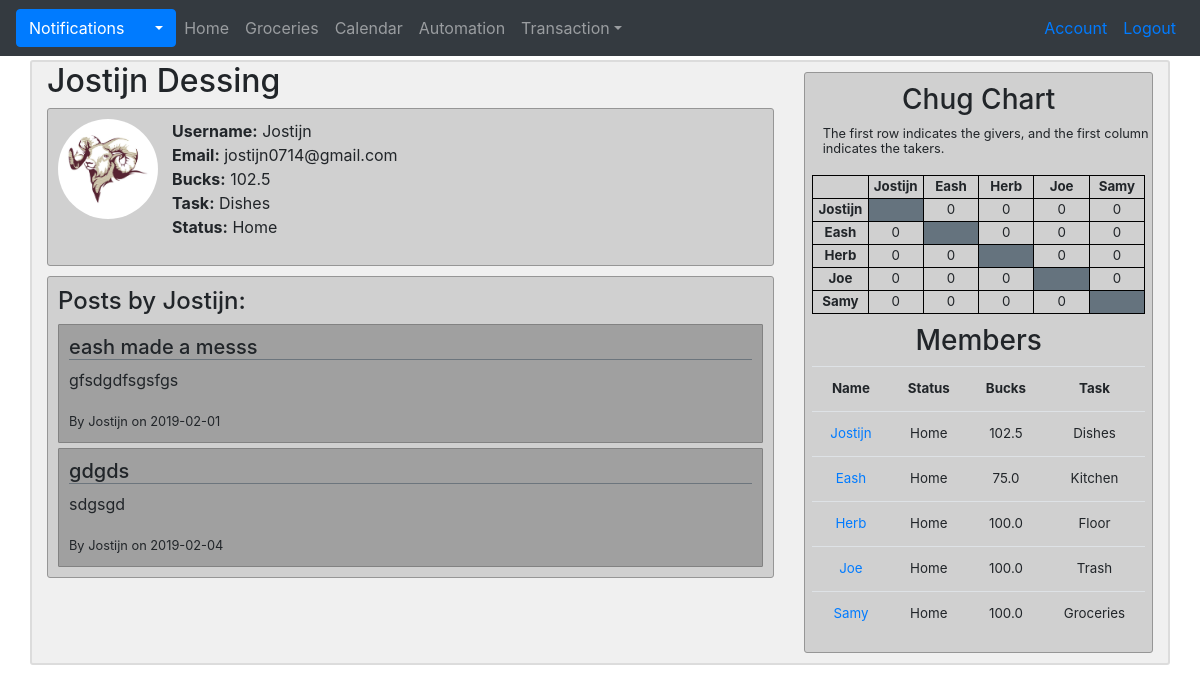
The app's page /user/Jostijn (signed in), older data.
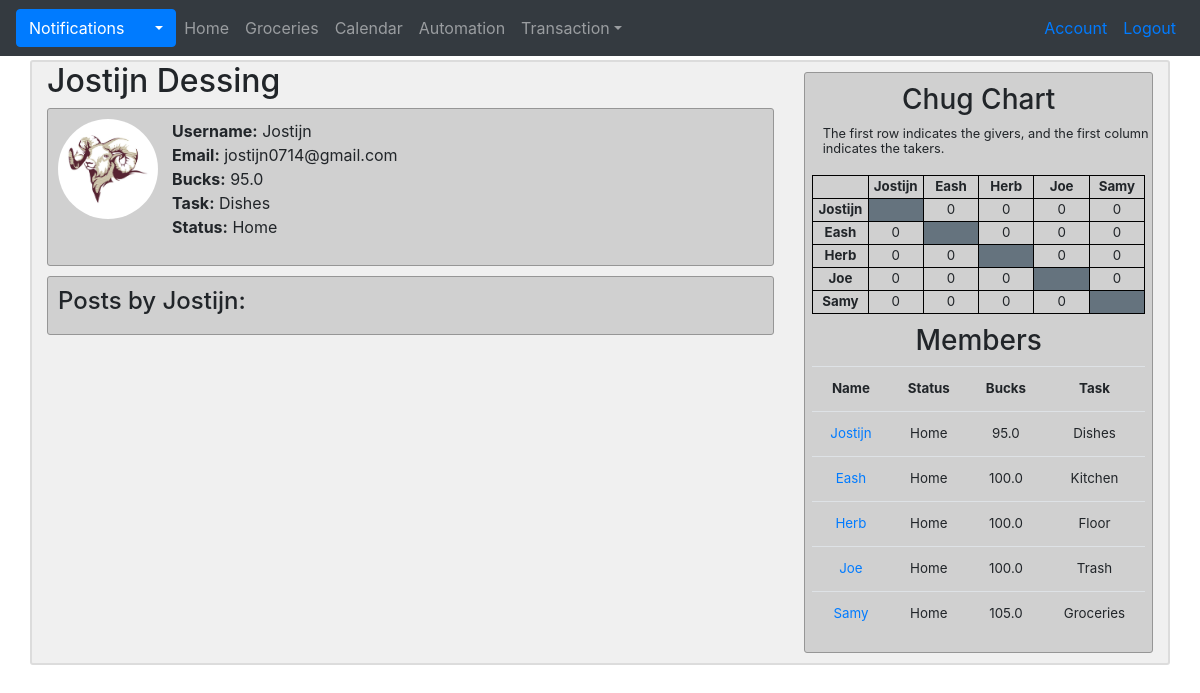
The same page, newer data.
### G_app/models.py (models this page shows, shortened)
class User(db.Model, UserMixin):
    id = db.Column(db.Integer, primary_key = True)
    username = db.Column(db.String(20), unique=True, nullable=False)
    name = db.Column(db.String, nullable=False)
    email = db.Column(db.String(120), unique=True, nullable=False)
    image = db.Column(db.String(20), nullable=False, default='default.jpg')
    password = db.Column(db.String(60), nullable=False)
    status = db.Column(db.String, nullable=False)
    bucks = db.Column(db.Float, nullable=False)
    task = db.Column(db.String, nullable=False)
    done_weekly_vote = db.Column(db.Boolean, nullable=False, default=False)
    posts = db.relationship('Post', backref='author', lazy=True, foreign_keys='Post.id_user')
    posts_targeted = db.relationship('Post', backref='target', lazy=True, foreign_keys='Post.id_target')
    chugs_give = db.relationship('Chug', backref='giver', lazy=True, foreign_keys='Chug.id_giver')
    chugs_take = db.relationship('Chug', backref='taker', lazy=True, foreign_keys='Chug.id_taker')
    notifications = db.relationship('Notification', backref='target', lazy=True)
    payments_made = db.relationship('Transaction', backref='payer', lazy=True, foreign_keys='Transaction.id_payer')
    payments_received = db.relationship('Transaction', backref='payee', lazy=True, foreign_keys='Transaction.id_payee')
    challenges_made =  db.relationship('Challenge', backref='challenger', lazy=True, foreign_keys='Challenge.id_challenger')
    challenges_received =  db.relationship('Challenge', backref='challengee', lazy=True, foreign_keys='Challenge.id_challengee')
    bets_made =  db.relationship('Bet', backref='bookmaker', lazy=True, foreign_keys='Bet.id_bookmaker')
    bets_taken =  db.relationship('Bet', backref='bettaker', lazy=True, foreign_keys='Bet.id_bettaker')
    comments = db.relationship('Comment', backref='commenter', lazy=True)
    votes_made = db.relationship('Vote', backref='voter', lazy=True, foreign_keys='Vote.id_voter')
    votes_received = db.relationship('Vote', backref='candidate', lazy=True, foreign_keys='Vote.id_candidate')
    weekly_votes = db.relationship('WeeklyVote', backref='subject', lazy=True, foreign_keys='WeeklyVote.id_subject')
    def new_notifications(self):
        return Notification.query.filter_by(user_id=self.id, seen=False).all()

class Post(db.Model):
    id = db.Column(db.Integer, primary_key = True)
    title = db.Column(db.String(100), nullable=False, default='')
    date_posted = db.Column(db.DateTime, nullable=False, default=datetime.utcnow)
    content = db.Column(db.Text, nullable=False)
    type = db.Column(db.String(50), nullable=False, default='General')
    rating = db.Column(db.Float)
    can_vote = db.Column(db.Boolean, nullable=False, default=False)
    voted = db.Column(db.String(150))
    image = db.Column(db.String(150))
    id_user = db.Column(db.Integer, db.ForeignKey('user.id'), nullable=False)
    id_target = db.Column(db.Integer, db.ForeignKey('user.id'))
    comments = db.relationship('Comment', backref='original_post', lazy=True)

### G_app/users/routes.py (the view)
@users.route("/user/<username>")
@login_required
def profile(username):
    user = User.query.filter_by(username=username).first()
    if user:
        user_image = url_for('static', filename="profile_pics/{}".format(user.image))
        return render_template('profile.html', user=user, user_image=user_image)
    else:
        return abort(404)

### G_app/models.py (called while the page is built)
@login_manager.user_loader
def load_user(user_id):
    return User.query.get(int(user_id))

### G_app/users/routes.py (called while the page is built)
@users.context_processor
def context_processor():
    chug = chug_matrix()
    members=member_ls()
    return dict(chug=chug, members=members)

### G_app/users/utils.py (called while the page is built)
def member_ls():
    members = User.query.all()
    members.pop(5)
    return members

def chug_matrix():
    matrix = [
        [None, 0, 0, 0, 0],
        [0, None, 0, 0, 0],
        [0, 0, None, 0, 0],
        [0, 0, 0, None, 0],
        [0, 0, 0, 0, None]
    ]
    chugs_to_be_taken = Chug.query.filter_by(taken=False).all()
    for chug in chugs_to_be_taken:
        matrix[chug.id_taker - 1][chug.id_giver - 1] += 1
    return matrix

### G_app/templates/profile.html
{% extends "layout.html" %}
  {% block content %}
    <h2>{{ user.name }}</h2>
    <div class="account-section">
      <div class="media">
        <img class="rounded-circle account-img" src="{{ user_image }}" alt="user_image">
        <div class="media-body">
          <p>
            <b>Username:</b> {{ user.username }}<br>
            <b>Email:</b> {{ user.email }}<br>
            <b>Bucks:</b> {{ user.bucks }}<br>
            <b>Task:</b> {{ user.task }}<br>
            <b>Status:</b> {{ user.status }}
          </p>
        </div>
      </div>
    </div>
    <div class="account-section" style="margin-top:10px">
      <h4>Posts by {{ user.username }}:</h4>
      {% for post in user.posts %}
        <div class="post-section">
          <h5 class="border-bottom border-secondary">{{ post.title }}</h5>
          <p>{{ post.content }}</p>
          <small>By {{ post.author.username }} on {{ post.date_posted.date() }}</small>
        </div>
      {% endfor %}
    </div>
  {% endblock %}

### G_app/templates/layout.html (shortened to what this page needs)
<!DOCTYPE html>
<html>
  <head>
    <link rel="stylesheet" href="https://stackpath.bootstrapcdn.com/bootstrap/4.2.1/css/bootstrap.min.css">
    <link rel='stylesheet' href='https://use.fontawesome.com/releases/v5.7.0/css/all.css'>
    <link rel="stylesheet" type="text/css" href="{{ url_for('static', filename='main.css') }}">
  </head>
  <body style="background-image: url('{{ url_for('static', filename='images/our_goat.jpg') }}')">
    <div class="container d-none d-sm-block">
      <nav class="navbar bg-dark navbar-expand navbar-dark fixed-top">
        {% if current_user.is_authenticated %}
          {% set new_notifications = current_user.new_notifications()|length %}
          <div class="dropdown">
            <button class="btn btn-primary dropdown-toggle" id="notification-toggle" onclick="update_notification_list('{{ url_for('main.your_notifications', user_id=current_user.id) }}')" type="button" data-toggle="dropdown">Notifications
            </button>
          </div>
            {% set new_notifications = current_user.new_notifications()|length %}
          <ul class="navbar-nav mr-auto">
            <li class={% block home_active %}{% endblock %}><a class="nav-link" href="{{ url_for('main.home') }}">Home</a></li>
            <li class={% block groceries_active %}{% endblock %}><a class="nav-link" href="{{ url_for('main.groceries') }}">Groceries</a></li>
            <li class={% block calendar_active %}{% endblock %}><a class="nav-link" href=#>Calendar</a></li>
            <li class={% block automation_active %}{% endblock %}><a class="nav-link" href=#>Automation</a></li>
            <li class="nav-item dropdown">
              <a class="nav-link dropdown-toggle" href="#" id="navbardrop" data-toggle="dropdown">Transaction</a>
            </li>
          </ul>
        {% endif %}
        <ul class="navbar-nav ml-auto">
          {% if current_user.is_authenticated %}
            <li class="nav-item"><a class="nav-link text-primary" href="{{ url_for('users.account') }}">Account</a></li>
            <li class="nav-item"><a class="nav-link text-primary" href="{{ url_for('users.logout') }}">Logout</a></li>
          {% else %}
            <li class="nav-item"><a class="nav-link text-primary" href="{{ url_for('users.login') }}">Login</a></li>
          {% endif %}
        </ul>
      </nav>
    </div>
    <div class="container d-none d-sm-block mb-3" id="main" style="margin-top:60px">
      <div class="row">
        <div class="col-lg-8">
            {% block content %}
            {% endblock %}
          </div>
        <div class="col-lg-4">
          {% if current_user.is_authenticated %}
            <div class="sidebar">
              <h3 style="margin-top:10px">Chug Chart</h3>
              <div class="sidebar-info">
                <small>The first row indicates the givers, and the first column indicates the takers.</small>
              </div>
              <table id="chug">
                <tr>
                  <th id="chug"></th>
                  {% for member in members %}
                    <th id="chug">{{ member.username }}</th>
                  {% endfor %}
                </tr>
                {% for row in range(5) %}
                  <tr>
                    <th id="chug">{{members[row].username}}</th>
                    {% for col in range(5) %}
                      {% if chug[row][col] != None %}
                        <td id="chug">{{ chug[row][col] }}</td>
                      {% else %}
                        <td id="chug" bgcolor="#65737e"></td>
                      {% endif %}
                    {% endfor %}
                  </tr>
                {% endfor %}
              </table>
              <h3 style="margin-top:10px">Members</h3>
              <table class="table" id="members">
                <tr>
                  <th>Name</th>
                  <th>Status</th>
                  <th>Bucks</th>
                  <th>Task</th>
                </tr>
                {% for member in members %}
                  <tr>
                    <td><a href="{{ url_for('users.profile', username=member.username) }}">{{ member.username }}</a></td>
                    <td>{{ member.status }}</td>
                    <td>{{ member.bucks }}</td>
                    <td>{{ member.task }}</td>
                  </tr>
                {% endfor %}
              </table>
            </div>
          {% endif %}
        </div>
      </div>
    </div>
  </body>
</html>

### G_app/static/main.css (style rules this page uses)
body { background-size: cover; }
.container#main { background-color: rgba(230, 230, 230, 0.6); border: 2px solid rgb(220, 220, 220); border-radius: 3px; width: 100%; }
.account-section { background-color: rgba(200, 200, 200, 0.8); border: 0.5px solid rgb(150, 150, 150); border-radius: 3px; padding: 10px; }
.account-img { height: 100px; width: 100px; margin-right: 2%; }
.sidebar { text-align: center; background-color: rgba(200, 200, 200, 0.8); border: 0.5px solid rgb(150, 150, 150); border-radius: 3px; margin-top: 3%; margin-bottom: 3%; }
.sidebar-info { line-height: 0.95; text-align: left; margin-left: 5%; }
table#members { width: 96%; margin-left: 2%; margin-right: 2%; font-size: 10pt; }
table#chug { ; width: 96%; margin-left: 2%; margin-right: 2%; table-layout: fixed; font-size: 10pt; margin-top: 20px; }
table#chug, th#chug, td#chug { border: 1px solid black; }

Row changes from the older to the newer data that the page shows:
no longer on this page (row edited): Post: title "eash made a messs", content "gfsdgdfsgsfgs", author.username "Jostijn", date_posted "2019-02-01"
removed Post: title "gdgds", content "sdgsgd", author.username "Jostijn", date_posted "2019-02-04"
changed User "Jostijn": bucks "102.5" → "95.0"
changed User "Eash": bucks "75.0" → "100.0"
changed User "Samy": bucks "100.0" → "105.0"
